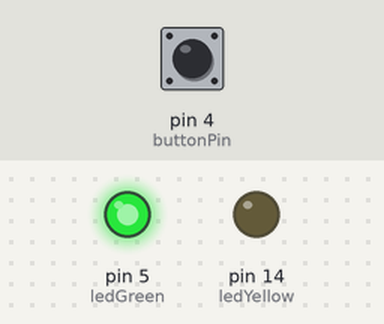
Bench run of a sketch on a simulated Arduino Uno, built with avr-gcc and run on an emulated ATmega328P. Shown: output pins drawn as LEDs (lit = HIGH). Dashed ring = blinking. The inputs (shaded band) are chosen by the test bench; at power-on: pin 4 (buttonPin) HIGH.

Above: at 1.8 s.
1.9 s: pin 4 (buttonPin) pulled LOW for 0.6 s
At 2.6 s:
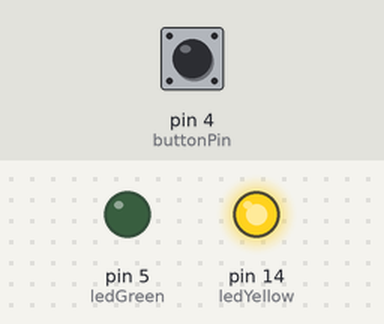
4.7 s: pin 4 (buttonPin) pulled LOW for 3.2 s
At 6.1 s:
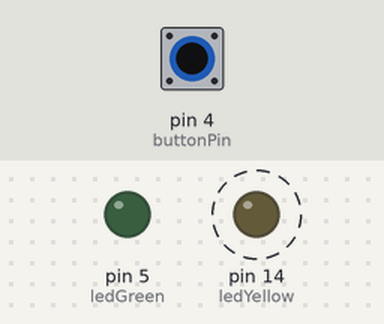
Timing chart, 0 to 10.0 s (numbered marks = the images above; inputs shaded):
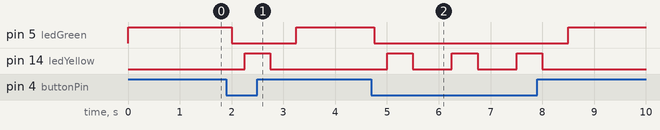

The sketch:

LED_AM_1.INO
```cpp
/*
  Tabela de pinos Analógico/Digitas  e seus valores  :
Pino: GPIO16 , Constante : D0 , Valor : 16
Pino: GPIO5 , Constante : D1 , Valor : 5
Pino: GPIO4 , Constante : D2  , Valor : 4
Pino: GPIO0 , Constante : D3 , Valor : 0
Pino: GPIO2 , Constante : D4 , Valor : 2
Pino: GPIO14 , Constante : D5  , Valor : 14
Pino: GPIO12 , Constante :D6  , Valor : 12
Pino: GPIO13 , Constante :D7  , Valor : 13
Pino: GPIO15 , Constante :D8  , Valor : 15
Pino: Analógico, Constante: A0, Valor: 17
*/
int buttonPin=4; // variável para o botão no pino D2 (GPIO4)
int ledYellow=14; // variavel para o led amarelo no pino D5(GPIO14)
int ledGreen=5; // variavel para o led amarelo no pino D1(GPIO5)
int estadoButton=0; // variavel responsavel para amarzenar o estado de do botão (ligar/desligar LED)

void setup() {
  //função configurações do código em relação ao hardware
  // configurações do LED e botão
pinMode(ledYellow, OUTPUT); // Atribuir o led amarelo como saida para ligar-lo
pinMode(ledGreen, OUTPUT); // Atribuir o led verde como saida para ligar-lo
pinMode(buttonPin, INPUT); // atrbuir o botão como entrada  para receber a informação que foi prescionado.

}

void loop() {

     // Verificação se o botão foi pressionado

estadoButton= digitalRead(buttonPin); // Verificar a entrada do pino do botão se está HIGH ou LOW

 if (estadoButton==LOW) {
   // função "se":

   digitalWrite(ledGreen, LOW); // Caso o botão não esteja pressionado, deslique o LED verde
   delay(250); // duração de 250 milisegundos

   digitalWrite(ledYellow, HIGH); // se o botão não estiver pressionado, ligue o LED amarelo
   delay(500); // duração de 500 milisegundos

   digitalWrite(ledYellow, LOW); // se o botão não estiver pressionado, ligue o LED amarelo
   delay(500); // duração de 500 milisegundos

   // Observação: Agora o Led amarelo assumirá o papel de alerta que o botão não está pressionado. Por isso, ele fixará ligando e desligando infinitamente.
 }
 else{
// função "caso contrário":
digitalWrite(ledGreen, HIGH); // Caso o botão esteja pressionado, deslique o LED amarelo e ligue o verde
delay(500); // duração de 500 milisegundos

 }

    /*
    Resumo: os leds irá ligar um por um, sendo que quando um estiver ligado, os outros deveram ficar deligados.
    Poderia criar uma variável chamada "tempo ou time do tipo int ou float (dependendo da situação)" para inserir nos delay, mas ficou opcional.

   Materiais utilizados:

   1. NODEMCU ESP8266;
   2. Cabo micro USB;
   3. Protoboard;
   4. Resistores de 220 Ω;
   5. Resistor de 10 kΩ;
   6. Botão tipo push button;
   7. LED difuso;
    Fios de jumper.
   */
}
```

Measured:
- after the input at 1.9 s, pin 5 (ledGreen): HIGH → LOW after 0.10 s, → HIGH 1.3 s later; pin 14 (ledYellow): LOW → HIGH after 0.35 s, → LOW 0.50 s later
- after the input at 4.7 s, pin 5 (ledGreen): HIGH → LOW after 0.05 s, → HIGH 3.8 s later; pin 14 (ledYellow): alternates HIGH for 0.50 s and LOW for 0.75 s, 6 changes in all, then stays LOW, starting after 0.30 s
